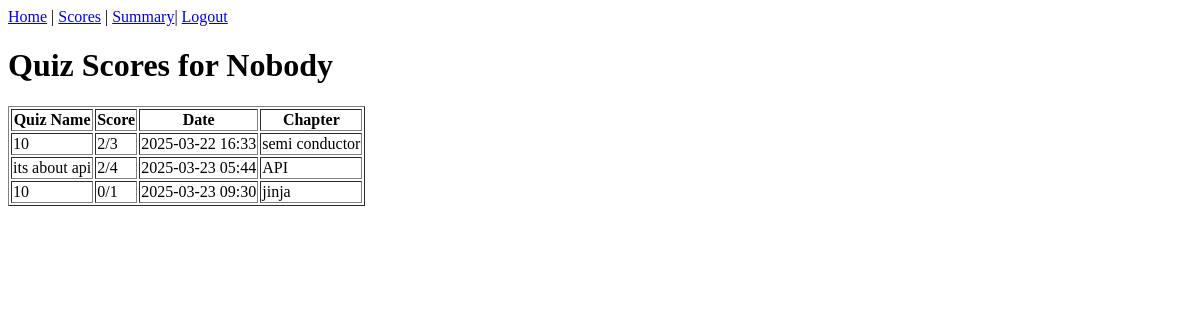
/scores/1, run on an earlier commit of the app's database.
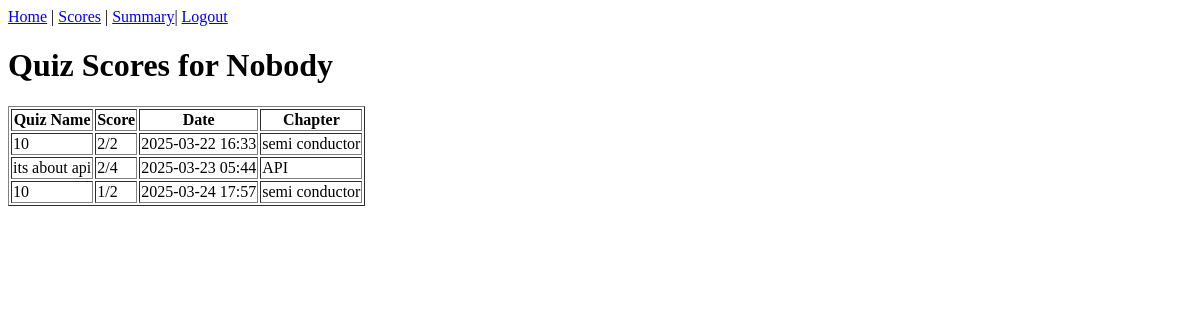
And on a later commit of the database.
### models.py (models this page shows, shortened)
class Score(db.Model):
    id = db.Column(db.Integer, primary_key=True)
    user_id = db.Column(db.Integer, db.ForeignKey('user.id'), nullable=False)
    quiz_id = db.Column(db.Integer, db.ForeignKey('quiz.id', ondelete='CASCADE'), nullable=False)
    score = db.Column(db.Integer, nullable=False)
    timestamp = db.Column(db.DateTime, default=datetime.utcnow)

class Quiz(db.Model):
    id = db.Column(db.Integer, primary_key = True)
    chapter_id = db.Column(db.Integer, db.ForeignKey('chapter.id'), nullable = False)
    date_of_quiz = db.Column(db.String(10))
    time_duration = db.Column(db.String(10)) #HH:MM
    remark = db.Column(db.String(100), nullable = True)
    scores = db.relationship('Score', backref='quiz', lazy=True, cascade="all, delete-orphan")
    question = db.relationship('Question', backref = 'quiz', lazy = True, cascade="all, delete-orphan")

class Chapter(db.Model):
    id = db.Column(db.Integer, primary_key = True)
    name = db.Column(db.String(100), nullable=False)
    description = db.Column(db.String(100),  nullable = True)
    subject_id = db.Column(db.Integer, db.ForeignKey('subject.id'), nullable = False)
    quizzes = db.relationship('Quiz', backref='chapter', lazy=True, cascade="all, delete-orphan")

### app.py (the view)
@app.route("/scores/<int:user_id>")
def score(user_id):
    user = User.query.get_or_404(user_id)
    return render_template('score.html', user=user)

### templates/score.html (shortened to what this page needs)
<!DOCTYPE html>
<html>
<head>
</head>
<body>
    <div id="nav_bar">
        <a href="{{ url_for('user_dashboard', user_id=user.id) }}">Home</a> |
        <a href="{{ url_for('score', user_id=user.id) }}">Scores</a> |
        <a href="{{ url_for('user_summary', user_id=user.id) }}">Summary</a>|
        <a href="{{ url_for('login') }}">Logout</a>
    </div>
    <h1>Quiz Scores for {{ user.full_name }}</h1>
    <table border="1">
        <tr>
            <th>Quiz Name</th>
            <th>Score</th>
            <th>Date</th>
            <th>Chapter</th>
        </tr>
        {% for score in user.scores %}
        <tr>
            <td>{{ score.quiz.remark }}</td>
            <td>{{ score.score }}/{{ score.quiz.question|length }}</td>
            <td>{{ score.timestamp.strftime('%Y-%m-%d %H:%M') }}</td>
            <td>{{ score.quiz.chapter.name }}</td>
        </tr>
        {% endfor %}
    </table>
</body>
</html>

What changed in the data, as far as the page shows it:
removed Score: quiz.remark "10", score "0", quiz.question|length "1", timestamp "2025-03-23 09:30", quiz.chapter.name "jinja"
computed for Score (number 1 of 3 on the later page): quiz.question|length "3" → "2"
added Score: quiz.remark "10", score "1", quiz.question|length "2", timestamp "2025-03-24 17:57", quiz.chapter.name "semi conductor"
